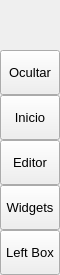
        <widget class="QFrame" name="leftMenuBg">
         <property name="minimumSize">
          <size>
           <width>60</width>
           <height>0</height>
          </size>
         </property>
         <property name="maximumSize">
          <size>
           <width>60</width>
           <height>16777215</height>
          </size>
         </property>
         <property name="frameShape">
          <enum>QFrame::Shape::NoFrame</enum>
         </property>
         <property name="frameShadow">
          <enum>QFrame::Shadow::Raised</enum>
         </property>
         <layout class="QVBoxLayout" name="verticalLayout_3">
          <property name="spacing">
           <number>0</number>
          </property>
          <property name="leftMargin">
           <number>0</number>
          </property>
          <property name="topMargin">
           <number>0</number>
          </property>
          <property name="rightMargin">
           <number>0</number>
          </property>
          <property name="bottomMargin">
           <number>0</number>
          </property>
          <item>
           <widget class="QFrame" name="topLogoInfo">
            <property name="minimumSize">
             <size>
              <width>0</width>
              <height>50</height>
             </size>
            </property>
            <property name="maximumSize">
             <size>
              <width>16777215</width>
              <height>50</height>
             </size>
            </property>
            <property name="frameShape">
             <enum>QFrame::Shape::NoFrame</enum>
            </property>
            <property name="frameShadow">
             <enum>QFrame::Shadow::Raised</enum>
            </property>
            <widget class="QFrame" name="topLogo">
             <property name="geometry">
              <rect>
               <x>10</x>
               <y>5</y>
               <width>42</width>
               <height>42</height>
              </rect>
             </property>
             <property name="minimumSize">
              <size>
               <width>42</width>
               <height>42</height>
              </size>
             </property>
             <property name="maximumSize">
              <size>
               <width>42</width>
               <height>42</height>
              </size>
             </property>
             <property name="frameShape">
              <enum>QFrame::Shape::NoFrame</enum>
             </property>
             <property name="frameShadow">
              <enum>QFrame::Shadow::Raised</enum>
             </property>
            </widget>
            <widget class="QLabel" name="titleLeftApp">
             <property name="geometry">
              <rect>
               <x>70</x>
               <y>8</y>
               <width>160</width>
               <height>20</height>
              </rect>
             </property>
             <property name="font">
              <font>
               <family>Segoe UI Semibold</family>
               <pointsize>12</pointsize>
               <italic>false</italic>
               <fontweight></fontweight>
              </font>
             </property>
             <property name="text">
              <string>Compilador</string>
             </property>
             <property name="alignment">
              <set>Qt::AlignmentFlag::AlignLeading|Qt::AlignmentFlag::AlignLeft|Qt::AlignmentFlag::AlignTop</set>
             </property>
            </widget>
            <widget class="QLabel" name="titleLeftDescription">
             <property name="geometry">
              <rect>
               <x>70</x>
               <y>27</y>
               <width>160</width>
               <height>16</height>
              </rect>
             </property>
             <property name="maximumSize">
              <size>
               <width>16777215</width>
               <height>16</height>
              </size>
             </property>
             <property name="font">
              <font>
               <family>Segoe UI</family>
               <pointsize>8</pointsize>
               <italic>false</italic>
               <bold>false</bold>
              </font>
             </property>
             <property name="text">
              <string>SSPTL2</string>
             </property>
             <property name="alignment">
              <set>Qt::AlignmentFlag::AlignLeading|Qt::AlignmentFlag::AlignLeft|Qt::AlignmentFlag::AlignTop</set>
             </property>
            </widget>
           </widget>
          </item>
          <item>
           <widget class="QFrame" name="leftMenuFrame">
            <property name="frameShape">
             <enum>QFrame::Shape::NoFrame</enum>
            </property>
            <property name="frameShadow">
             <enum>QFrame::Shadow::Raised</enum>
            </property>
            <layout class="QVBoxLayout" name="verticalMenuLayout">
             <property name="spacing">
              <number>0</number>
             </property>
             <property name="leftMargin">
              <number>0</number>
             </property>
             <property name="topMargin">
              <number>0</number>
             </property>
             <property name="rightMargin">
              <number>0</number>
             </property>
             <property name="bottomMargin">
              <number>0</number>
             </property>
             <item>
              <widget class="QFrame" name="toggleBox">
               <property name="maximumSize">
                <size>
                 <width>16777215</width>
                 <height>45</height>
                </size>
               </property>
               <property name="frameShape">
                <enum>QFrame::Shape::NoFrame</enum>
               </property>
               <property name="frameShadow">
                <enum>QFrame::Shadow::Raised</enum>
               </property>
               <layout class="QVBoxLayout" name="verticalLayout_4">
                <property name="spacing">
                 <number>0</number>
                </property>
                <property name="leftMargin">
                 <number>0</number>
                </property>
                <property name="topMargin">
                 <number>0</number>
                </property>
                <property name="rightMargin">
                 <number>0</number>
                </property>
                <property name="bottomMargin">
                 <number>0</number>
                </property>
                <item>
                 <widget class="QPushButton" name="toggleButton">
                  <property name="sizePolicy">
                   <sizepolicy hsizetype="Expanding" vsizetype="Fixed">
                    <horstretch>0</horstretch>
                    <verstretch>0</verstretch>
                   </sizepolicy>
                  </property>
                  <property name="minimumSize">
                   <size>
                    <width>0</width>
                    <height>45</height>
                   </size>
                  </property>
                  <property name="font">
                   <font>
                    <family>Segoe UI</family>
                    <pointsize>10</pointsize>
                    <italic>false</italic>
                    <bold>false</bold>
                   </font>
                  </property>
                  <property name="cursor">
                   <cursorShape>PointingHandCursor</cursorShape>
                  </property>
                  <property name="layoutDirection">
                   <enum>Qt::LayoutDirection::LeftToRight</enum>
                  </property>
                  <property name="styleSheet">
                   <string notr="true">background-image: url(:/icons/images/icons/icon_menu.png);</string>
                  </property>
                  <property name="text">
                   <string>Ocultar</string>
                  </property>
                 </widget>
                </item>
               </layout>
              </widget>
             </item>
             <item alignment="Qt::AlignmentFlag::AlignTop">
              <widget class="QFrame" name="topMenu">
               <property name="frameShape">
                <enum>QFrame::Shape::NoFrame</enum>
               </property>
               <property name="frameShadow">
                <enum>QFrame::Shadow::Raised</enum>
               </property>
               <layout class="QVBoxLayout" name="verticalLayout_5">
                <property name="spacing">
                 <number>0</number>
                </property>
                <property name="leftMargin">
                 <number>0</number>
                </property>
                <property name="topMargin">
                 <number>0</number>
                </property>
                <property name="rightMargin">
                 <number>0</number>
                </property>
                <property name="bottomMargin">
                 <number>0</number>
                </property>
                <item>
                 <widget class="QPushButton" name="btn_home">
                  <property name="sizePolicy">
                   <sizepolicy hsizetype="Expanding" vsizetype="Fixed">
                    <horstretch>0</horstretch>
                    <verstretch>0</verstretch>
                   </sizepolicy>
                  </property>
                  <property name="minimumSize">
                   <size>
                    <width>0</width>
                    <height>45</height>
                   </size>
                  </property>
                  <property name="font">
                   <font>
                    <family>Segoe UI</family>
                    <pointsize>10</pointsize>
                    <italic>false</italic>
                    <bold>false</bold>
                   </font>
                  </property>
                  <property name="cursor">
                   <cursorShape>PointingHandCursor</cursorShape>
                  </property>
                  <property name="layoutDirection">
                   <enum>Qt::LayoutDirection::LeftToRight</enum>
                  </property>
                  <property name="styleSheet">
                   <string notr="true">background-image: url(:/icons/images/icons/cil-home.png);</string>
                  </property>
                  <property name="text">
                   <string>Inicio</string>
                  </property>
                 </widget>
                </item>
                <item>
                 <widget class="QPushButton" name="btn_compiler">
                  <property name="sizePolicy">
                   <sizepolicy hsizetype="Expanding" vsizetype="Fixed">
                    <horstretch>0</horstretch>
                    <verstretch>0</verstretch>
                   </sizepolicy>
                  </property>
                  <property name="minimumSize">
                   <size>
                    <width>0</width>
                    <height>45</height>
                   </size>
                  </property>
                  <property name="font">
                   <font>
                    <family>Segoe UI</family>
                    <pointsize>10</pointsize>
                    <italic>false</italic>
                    <bold>false</bold>
                   </font>
                  </property>
                  <property name="cursor">
                   <cursorShape>PointingHandCursor</cursorShape>
                  </property>
                  <property name="layoutDirection">
                   <enum>Qt::LayoutDirection::LeftToRight</enum>
                  </property>
                  <property name="styleSheet">
                   <string notr="true">background-image: url(:/icons/images/icons/cil-code.png);</string>
                  </property>
                  <property name="text">
                   <string>Editor</string>
                  </property>
                 </widget>
                </item>
                <item>
                 <widget class="QPushButton" name="btn_widgets">
                  <property name="sizePolicy">
                   <sizepolicy hsizetype="Expanding" vsizetype="Fixed">
                    <horstretch>0</horstretch>
                    <verstretch>0</verstretch>
                   </sizepolicy>
                  </property>
                  <property name="minimumSize">
                   <size>
                    <width>0</width>
                    <height>45</height>
                   </size>
                  </property>
                  <property name="font">
                   <font>
                    <family>Segoe UI</family>
                    <pointsize>10</pointsize>
                    <italic>false</italic>
                    <bold>false</bold>
                   </font>
                  </property>
                  <property name="cursor">
                   <cursorShape>PointingHandCursor</cursorShape>
                  </property>
                  <property name="layoutDirection">
                   <enum>Qt::LayoutDirection::LeftToRight</enum>
                  </property>
                  <property name="styleSheet">
                   <string notr="true">background-image: url(:/icons/images/icons/cil-gamepad.png);</string>
                  </property>
                  <property name="text">
                   <string>Widgets</string>
                  </property>
                 </widget>
                </item>
               </layout>
              </widget>
             </item>
             <item alignment="Qt::AlignmentFlag::AlignBottom">
              <widget class="QFrame" name="bottomMenu">
               <property name="frameShape">
                <enum>QFrame::Shape::NoFrame</enum>
               </property>
               <property name="frameShadow">
                <enum>QFrame::Shadow::Raised</enum>
               </property>
               <layout class="QVBoxLayout" name="verticalLayout_9">
                <property name="spacing">
                 <number>0</number>
                </property>
                <property name="leftMargin">
                 <number>0</number>
                </property>
                <property name="topMargin">
                 <number>0</number>
                </property>
                <property name="rightMargin">
                 <number>0</number>
                </property>
                <property name="bottomMargin">
                 <number>0</number>
                </property>
                <item>
                 <widget class="QPushButton" name="toggleLeftBox">
                  <property name="sizePolicy">
                   <sizepolicy hsizetype="Expanding" vsizetype="Fixed">
                    <horstretch>0</horstretch>
                    <verstretch>0</verstretch>
                   </sizepolicy>
                  </property>
                  <property name="minimumSize">
                   <size>
                    <width>0</width>
                    <height>45</height>
                   </size>
                  </property>
                  <property name="font">
                   <font>
                    <family>Segoe UI</family>
                    <pointsize>10</pointsize>
                    <italic>false</italic>
                    <bold>false</bold>
                   </font>
                  </property>
                  <property name="cursor">
                   <cursorShape>PointingHandCursor</cursorShape>
                  </property>
                  <property name="layoutDirection">
                   <enum>Qt::LayoutDirection::LeftToRight</enum>
                  </property>
                  <property name="styleSheet">
                   <string notr="true">background-image: url(:/icons/images/icons/icon_settings.png);</string>
                  </property>
                  <property name="text">
                   <string>Left Box</string>
                  </property>
                 </widget>
                </item>
               </layout>
              </widget>
             </item>
            </layout>
           </widget>
          </item>
         </layout>
        </widget>
